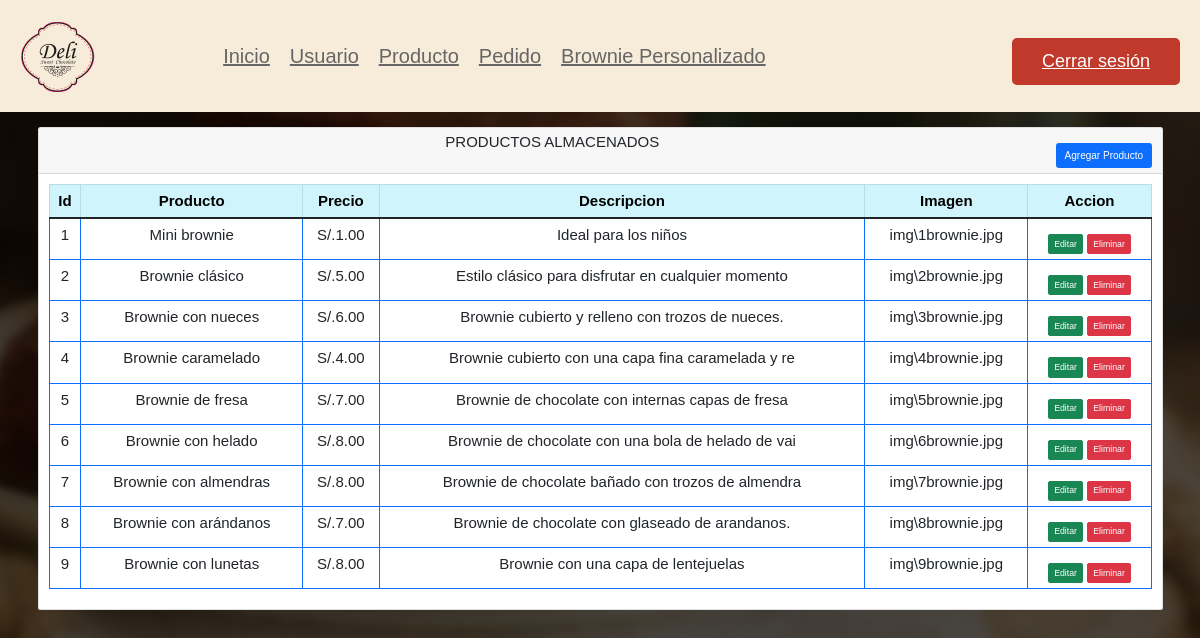
Page /Vista/Admin/Producto/IndexProducto.php on the committed database.
### tables this page shows
CREATE TABLE `producto` (
  `idProducto` int(11) NOT NULL,
  `NombreProducto` varchar(100) NOT NULL,
  `PrecioUnitario` float NOT NULL,
  `Descripcion` varchar(50) NOT NULL,
  `Image` text DEFAULT NULL
);

### Vista/Admin/Producto/IndexProducto.php (the view, shortened to what this page needs)
<?php
    require 'C:\xampp\htdocs\Vista\Admin\AdminDB.php';
?>
<!doctype html>
<html lang="en">
  <head>
    <link rel="stylesheet" href="https://cdnjs.cloudflare.com/ajax/libs/font-awesome/6.0.0/css/all.min.css">
    <link rel="stylesheet" href="/Vista/estilos/admin.css">
    <link href="https://cdn.jsdelivr.net/npm/bootstrap@5.1.3/dist/css/bootstrap.min.css" rel="stylesheet">
</head>
<body>
    <?php include('../header.php')?>
    <div class="container mt-4">
        <div class="row">
            <div class="col-md-12">
                <div class="card">
                    <div class="card-header">
                        <h4 style="text-align:center">PRODUCTOS ALMACENADOS
                            <a href="CrearProducto.php" class="btn btn-primary float-end">Agregar Producto</a>
                        </h4>
                    </div>
                    <div class="card-body">
                        <table class="table table-bordered border-primary" style='font-size:150%'>
                            <thead>
                                <tr class="table-info">
                                    <th style="text-align:center">Id</th>
                                    <th style="text-align:center">Producto</th>
                                    <th style="text-align:center">Precio</th>
                                    <th style="text-align:center">Descripcion</th>
                                    <th style="text-align:center">Imagen</th>
                                    <th style="text-align:center">Accion</th>
                                </tr>
                            </thead>
                            <tbody>
                                <?php
                                    $consulta = "CALL pa_listar_producto;";
                                    $resultado = mysqli_query($conn, $consulta);
                                    if(mysqli_num_rows($resultado) > 0)
                                    {
                                        foreach($resultado as $producto)
                                        {
                                            ?>
                                            <tr>
                                                <td style="text-align:center"><?= $producto['idProducto']; ?></td>
                                                <td style="text-align:center"><?= $producto['NombreProducto']; ?></td>
                                                <td style="text-align:center">S/.<?= $producto['PrecioUnitario']; ?>.00</td>
                                                <td style="text-align:center"><?= $producto['Descripcion']; ?></td>
                                                <td style="text-align:center"><?= $producto['Image']; ?></td>
                                                <td style="text-align:center">
                                                    <a href="EditarProducto.php?idProducto=<?= $producto['idProducto']; ?>" class="btn btn-success btn-sm">Editar</a>
                                                    <form action="ProductoCRUD.php" method="POST" class="d-inline">
                                                        <button type="submit" name="EliminarProducto" value="<?=$producto['idProducto'];?>" class="btn btn-danger btn-sm">Eliminar</button>
                                                    </form>
                                                </td>
                                            </tr>
                                            <?php
                                        }
                                    }
                                    else
                                    {
                                        echo "<h5> Registro no encontrado </h5>";
                                    }
                                ?>
                            </tbody>
                        </table>
                    </div>
                </div>
            </div>
        </div>
    </div>
</body>
</html>

### Vista/Admin/header.php (shortened to what this page needs)
<header class="header">
        <div class="header-2">
            <div class="flex">
                <div class="logo">
                    <a href="/Vista/Admin/IndexAdmin.php"><img src="\Vista\img\logo.png"></a>
                </div>
                <nav class="navbar">
                    <a href="/Vista/Admin/IndexAdmin.php">Inicio</a>
                    <a href="/Vista/Admin/Usuario/IndexUsuario.php">Usuario</a>
                    <a href="/Vista/Admin/Producto/IndexProducto.php">Producto</a>
                    <a href="/Vista/Admin/Pedido/IndexPedido.php">Pedido</a>
                    <a href="/Vista/Admin/Personalizado/IndexPersonalizado.php">Brownie Personalizado</a>
                </nav>
                <a href="/Vista/Admin/logout.php" class="delete-btn">Cerrar sesión</a>
            </div>
        </div>
    </header>

### Vista/estilos/admin.css (style rules this page uses)
:root { --light-yellow: #FFD080; --light-orange: #E38956; --black: #333; --white: #fff; --red: #c0392b; --light-color: #666; --light-bg: #f5f5f5; --light-pink: #f7ecd9; --light-white: #ccc; --border: .1rem solid var(--light-color); --box-shadow:0 .5rem 1rem rgba(0,0,0,.1); }
* { font-family: sans-serif; margin: 0; padding: 0; box-sizing: border-box; outline: none; border: none; text-decoration: none; }
html { font-size: 62.5%; overflow-x: hidden; }
body { background: linear-gradient(rgba(0, 0, 0, .7), rgba(0, 0, 0, .7)), url(../img/fondo.jpg); background-position: center center; background-attachment: fixed; background-repeat: no-repeat; background-size: auto; }
.btn, .option-btn, .delete-btn, .white-btn { display: inline-block; margin-top: 1rem; padding: 1rem 3rem; cursor: pointer; background-color: var(--light-yellow); color: var(--white); font-size: 1.8rem; border-radius: .5rem; }
.delete-btn { background-color: var(--red); }
.header .header-2 { background-color: var(--light-pink); }
.header .header-2 .flex { padding: 2rem; display: flex; align-items: center; justify-content: space-between; max-width: 1200px; margin: 0 auto; position: relative; }
.header .header-2 .flex .logo a img { width: 7.5rem; }
.header .header-2 .flex .navbar a { margin: 0 1rem; font-size: 2rem; color: var(--light-color); }
td, th { padding: 15px 15px; border-color: #333; }

### rows in the picture
producto: idProducto "1", NombreProducto "Mini brownie", PrecioUnitario "1", Descripcion "Ideal para los niños", Image "img\\1brownie.jpg"
producto: idProducto "2", NombreProducto "Brownie clásico", PrecioUnitario "5", Descripcion "Estilo clásico para disfrutar en cualquier momento", Image "img\\2brownie.jpg"
producto: idProducto "3", NombreProducto "Brownie con nueces", PrecioUnitario "6", Descripcion "Brownie cubierto y relleno con trozos de nueces.", Image "img\\3brownie.jpg"
producto: idProducto "4", NombreProducto "Brownie caramelado", PrecioUnitario "4", Descripcion "Brownie cubierto con una capa fina caramelada y re", Image "img\\4brownie.jpg"
producto: idProducto "5", NombreProducto "Brownie de fresa", PrecioUnitario "7", Descripcion "Brownie de chocolate con internas capas de fresa", Image "img\\5brownie.jpg"
producto: idProducto "6", NombreProducto "Brownie con helado", PrecioUnitario "8", Descripcion "Brownie de chocolate con una bola de helado de vai", Image "img\\6brownie.jpg"
producto: idProducto "7", NombreProducto "Brownie con almendras", PrecioUnitario "8", Descripcion "Brownie de chocolate bañado con trozos de almendra", Image "img\\7brownie.jpg"
producto: idProducto "8", NombreProducto "Brownie con arándanos", PrecioUnitario "7", Descripcion "Brownie de chocolate con glaseado de arandanos.", Image "img\\8brownie.jpg"
producto: idProducto "9", NombreProducto "Brownie con lunetas", PrecioUnitario "8", Descripcion "Brownie con una capa de lentejuelas", Image "img\\9brownie.jpg"
